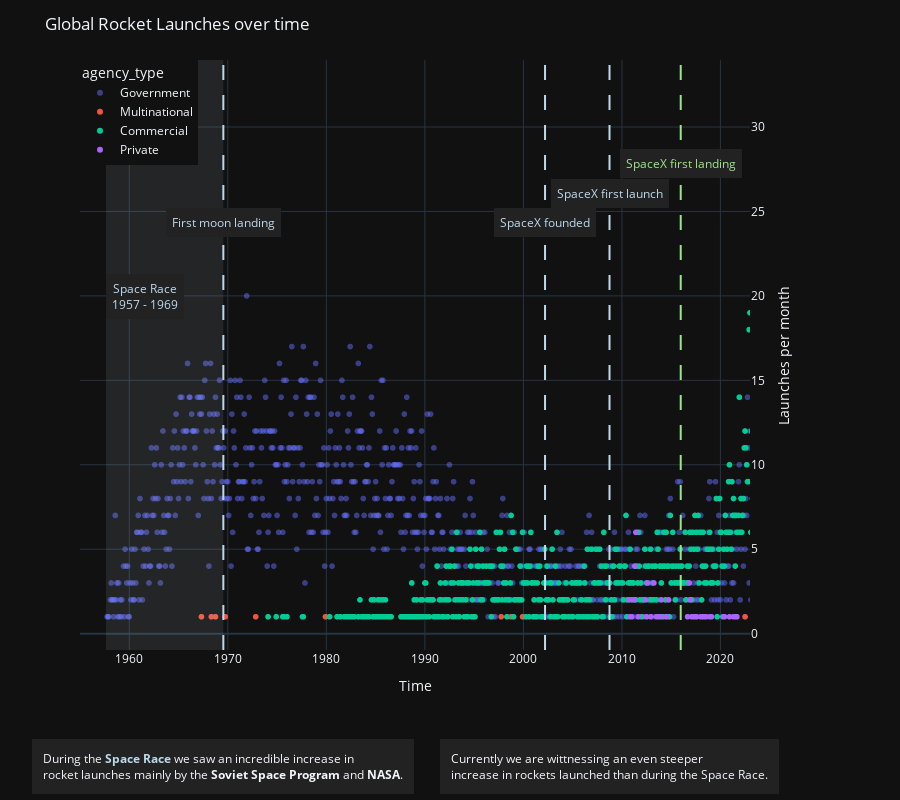

Write notebook code for a chart like this one.
### Markdown cell above
# Graph

### Code cell
passive_color = '#bed9ec'
success_color = '#9ce68a'
annotation_bgcolor = '#222'
annotation_style = {'bgcolor': annotation_bgcolor, 'bordercolor': annotation_bgcolor, 'borderwidth': 5}

x_value = launches_per_month_by_agency['year_month']

first_moon_landing_epoch = (datetime.fromtimestamp(0) - first_moon_landing).total_seconds() * -1000

fig = px.scatter(
	launches_per_month_by_agency,
	x='year_month',
	y='new',
  color='agency_type',
  # trendline='rolling',
	# trendline_color_override='#f00',
	# trendline_options={
  #   'window': 25,
  # },
)

fig.data[0].opacity = 0.5

fig.update_layout({
  'template': 'plotly_dark',
  'title': 'Global Rocket Launches over time',
  'height': 800,
  'margin_b': 150,
  'margin_r': 150,
  'xaxis': {
    'range': ['1955','2023'],
    'title': 'Time'
  },
  'yaxis': {
    'side': 'right',
    'title': 'Launches per month',
  },
  'legend_x': 0,
})

fig.add_vline(
  x=spaceX_founding.timestamp() * 1000,
  annotation={
    'text': 'SpaceX founded',
    'font_color': passive_color,
    'y': 0.7,
    **annotation_style
  },
  annotation_position='top',
  line={'dash': 'longdash', 'color': passive_color}
)
fig.add_vline(
  x=spaceX_first_launch.timestamp() * 1000,
  annotation={
    'text': 'SpaceX first launch',
    'font_color': passive_color,
    'y': 0.75,
    **annotation_style
  },
  annotation_position='top',
  line={'dash': 'longdash', 'color': passive_color}
)
fig.add_vline(
  x=spaceX_first_landing.timestamp() * 1000,
  annotation={
    'text': 'SpaceX first landing',
    'font_color': success_color,
    'y': 0.8,
    **annotation_style
  },
  annotation_position='top',
  line={'dash': 'longdash', 'color': success_color}
)
fig.add_vline(
  x=first_moon_landing_epoch,
  annotation={
    'text': 'First moon landing',
    'font_color': passive_color,
    'y': 0.7,
    **annotation_style
  },
  annotation_position='top',
  line={'dash': 'longdash', 'color': passive_color}
)
fig.add_vrect(
  x0=space_race_start,
  x1=first_moon_landing,
  line_width=0,
  fillcolor=passive_color,
  opacity=0.1,
  annotation={
    'text': f'Space Race<br>{space_race_start.year} - {first_moon_landing.year}',
    'font_color': passive_color,
    'y': 0.6,
    **annotation_style
  },
  annotation_position='left'
)

fig.add_annotation(go.layout.Annotation(
  text=f'During the <b style="color: {passive_color}">Space Race</b> we saw an incredible increase in<br>rocket launches mainly by the <b>Soviet Space Program</b> and <b>NASA</b>.',
  align='left',
  showarrow=False,
  x=first_moon_landing_epoch,
  yref='paper',
  y=-0.15,
  yanchor='top',
  bgcolor=annotation_bgcolor,
  bordercolor=annotation_bgcolor,
  borderwidth=10
))
fig.add_annotation(go.layout.Annotation(
  text='Currently we are wittnessing an even steeper<br>increase in rockets launched than during the Space Race.',
  align='left',
  showarrow=False,
  x=spaceX_first_launch,
  yref='paper',
  y=-0.15,
  yanchor='top',
  bgcolor=annotation_bgcolor,
  bordercolor=annotation_bgcolor,
  borderwidth=10
))

fig.show()

### Figure 1 — Plotly figure (JSON) as saved in the notebook; plotly's stock layout.template omitted (floating-point values rounded to 4 significant figures; data arrays with more than 128 entries replaced by an {"elided": "..."} marker saying what was removed)
{"data": [{"hovertemplate": "agency_type=Government<br>year_month=%{x}<br>new=%{y}<extra></extra>", "legendgroup": "Government", "marker": {"color": "#636efa", "symbol": "circle"}, "mode": "markers", "name": "Government", "opacity": 0.5, "showlegend": true, "type": "scattergl", "x": {"elided": "793 str values"}, "xaxis": "x", "y": {"elided": "793 int values"}, "yaxis": "y"}, {"hovertemplate": "agency_type=Multinational<br>year_month=%{x}<br>new=%{y}<extra></extra>", "legendgroup": "Multinational", "marker": {"color": "#EF553B", "symbol": "circle"}, "mode": "markers", "name": "Multinational", "showlegend": true, "type": "scattergl", "x": ["1967-05-01T00:00:00", "1968-05-01T00:00:00", "1968-10-01T00:00:00", "1969-10-01T00:00:00", "1972-11-01T00:00:00", "1979-12-01T00:00:00", "1997-10-01T00:00:00", "1998-10-01T00:00:00", "1999-12-01T00:00:00", "2012-02-01T00:00:00", "2022-07-01T00:00:00", "2023-12-01T00:00:00"], "xaxis": "x", "y": [1, 1, 1, 1, 1, 1, 1, 1, 1, 1, 1, 1], "yaxis": "y"}, {"hovertemplate": "agency_type=Commercial<br>year_month=%{x}<br>new=%{y}<extra></extra>", "legendgroup": "Commercial", "marker": {"color": "#00cc96", "symbol": "circle"}, "mode": "markers", "name": "Commercial", "showlegend": true, "type": "scattergl", "x": {"elided": "488 str values"}, "xaxis": "x", "y": {"elided": "488 int values"}, "yaxis": "y"}, {"hovertemplate": "agency_type=Private<br>year_month=%{x}<br>new=%{y}<extra></extra>", "legendgroup": "Private", "marker": {"color": "#ab63fa", "symbol": "circle"}, "mode": "markers", "name": "Private", "showlegend": true, "type": "scattergl", "x": ["2010-10-01T00:00:00", "2010-11-01T00:00:00", "2011-01-01T00:00:00", "2011-04-01T00:00:00", "2011-05-01T00:00:00", "2011-06-01T00:00:00", "2011-09-01T00:00:00", "2012-06-01T00:00:00", "2012-07-01T00:00:00", "2012-08-01T00:00:00", "2012-12-01T00:00:00", "2013-04-01T00:00:00", "2013-07-01T00:00:00", "2013-08-01T00:00:00", "2013-09-01T00:00:00", "2013-12-01T00:00:00", "2014-01-01T00:00:00", "2014-07-01T00:00:00", "2014-08-01T00:00:00", "2014-10-01T00:00:00", "2016-09-01T00:00:00", "2016-11-01T00:00:00", "2016-12-01T00:00:00", "2017-02-01T00:00:00", "2017-05-01T00:00:00", "2017-06-01T00:00:00", "2017-08-01T00:00:00", "2018-01-01T00:00:00", "2018-04-01T00:00:00", "2018-05-01T00:00:00", "2018-07-01T00:00:00", "2018-12-01T00:00:00", "2019-02-01T00:00:00", "2020-05-01T00:00:00", "2020-06-01T00:00:00", "2020-12-01T00:00:00", "2021-05-01T00:00:00", "2021-07-01T00:00:00", "2021-09-01T00:00:00", "2023-12-01T00:00:00"], "xaxis": "x", "y": [2, 1, 1, 2, 4, 6, 1, 2, 1, 3, 1, 3, 1, 1, 1, 1, 2, 1, 1, 2, 1, 3, 2, 1, 1, 1, 1, 1, 1, 1, 1, 1, 1, 1, 1, 1, 1, 1, 1, 1], "yaxis": "y"}], "layout": {"annotations": [{"bgcolor": "#222", "bordercolor": "#222", "borderwidth": 5, "font": {"color": "#bed9ec"}, "showarrow": false, "text": "SpaceX founded", "x": 1016060400000, "xanchor": "center", "xref": "x", "y": 0.7, "yanchor": "bottom", "yref": "y domain"}, {"bgcolor": "#222", "bordercolor": "#222", "borderwidth": 5, "font": {"color": "#bed9ec"}, "showarrow": false, "text": "SpaceX first launch", "x": 1222552800000, "xanchor": "center", "xref": "x", "y": 0.75, "yanchor": "bottom", "yref": "y domain"}, {"bgcolor": "#222", "bordercolor": "#222", "borderwidth": 5, "font": {"color": "#9ce68a"}, "showarrow": false, "text": "SpaceX first landing", "x": 1450652400000, "xanchor": "center", "xref": "x", "y": 0.8, "yanchor": "bottom", "yref": "y domain"}, {"bgcolor": "#222", "bordercolor": "#222", "borderwidth": 5, "font": {"color": "#bed9ec"}, "showarrow": false, "text": "First moon landing", "x": -14259600000, "xanchor": "center", "xref": "x", "y": 0.7, "yanchor": "bottom", "yref": "y domain"}, {"bgcolor": "#222", "bordercolor": "#222", "borderwidth": 5, "font": {"color": "#bed9ec"}, "showarrow": false, "text": "Space Race<br>1957 - 1969", "x": "1957-08-21T00:00:00", "xanchor": "left", "xref": "x", "y": 0.6, "yanchor": "middle", "yref": "y domain"}, {"align": "left", "bgcolor": "#222", "bordercolor": "#222", "borderwidth": 10, "showarrow": false, "text": "During the <b style=\"color: #bed9ec\">Space Race</b> we saw an incredible increase in<br>rocket launches mainly by the <b>Soviet Space Program</b> and <b>NASA</b>.", "x": -14259600000, "y": -0.15, "yanchor": "top", "yref": "paper"}, {"align": "left", "bgcolor": "#222", "bordercolor": "#222", "borderwidth": 10, "showarrow": false, "text": "Currently we are wittnessing an even steeper<br>increase in rockets launched than during the Space Race.", "x": "2008-09-28T00:00:00", "y": -0.15, "yanchor": "top", "yref": "paper"}], "height": 800, "legend": {"title": {"text": "agency_type"}, "tracegroupgap": 0, "x": 0}, "margin": {"b": 150, "r": 150, "t": 60}, "shapes": [{"line": {"color": "#bed9ec", "dash": "longdash"}, "type": "line", "x0": 1016060400000, "x1": 1016060400000, "xref": "x", "y0": 0, "y1": 1, "yref": "y domain"}, {"line": {"color": "#bed9ec", "dash": "longdash"}, "type": "line", "x0": 1222552800000, "x1": 1222552800000, "xref": "x", "y0": 0, "y1": 1, "yref": "y domain"}, {"line": {"color": "#9ce68a", "dash": "longdash"}, "type": "line", "x0": 1450652400000, "x1": 1450652400000, "xref": "x", "y0": 0, "y1": 1, "yref": "y domain"}, {"line": {"color": "#bed9ec", "dash": "longdash"}, "type": "line", "x0": -14259600000, "x1": -14259600000, "xref": "x", "y0": 0, "y1": 1, "yref": "y domain"}, {"fillcolor": "#bed9ec", "line": {"width": 0}, "opacity": 0.1, "type": "rect", "x0": "1957-08-21T00:00:00", "x1": "1969-07-20T00:00:00", "xref": "x", "y0": 0, "y1": 1, "yref": "y domain"}], "title": {"text": "Global Rocket Launches over time"}, "xaxis": {"anchor": "y", "domain": [0, 1], "range": ["1955", "2023"], "title": {"text": "Time"}}, "yaxis": {"anchor": "x", "domain": [0, 1], "side": "right", "title": {"text": "Launches per month"}}}}
